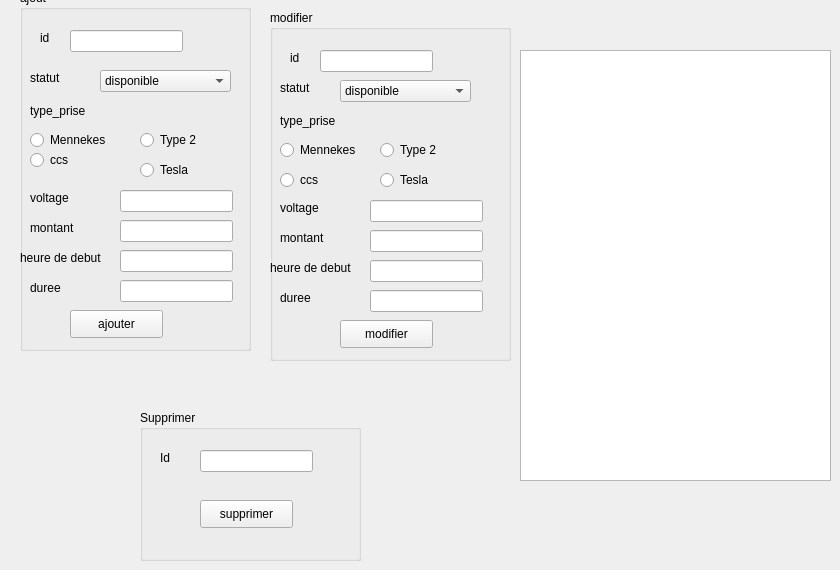
    <widget class="QWidget" name="tab">
     <attribute name="title">
      <string>ajouter une borne</string>
     </attribute>
     <widget class="QGroupBox" name="groupBox">
      <property name="geometry">
       <rect>
        <x>20</x>
        <y>-10</y>
        <width>231</width>
        <height>361</height>
       </rect>
      </property>
      <property name="title">
       <string>ajout</string>
      </property>
      <widget class="QLabel" name="label">
       <property name="geometry">
        <rect>
         <x>20</x>
         <y>40</y>
         <width>56</width>
         <height>16</height>
        </rect>
       </property>
       <property name="text">
        <string>id</string>
       </property>
      </widget>
      <widget class="QLabel" name="label_2">
       <property name="geometry">
        <rect>
         <x>10</x>
         <y>80</y>
         <width>56</width>
         <height>16</height>
        </rect>
       </property>
       <property name="text">
        <string>statut</string>
       </property>
      </widget>
      <widget class="QLabel" name="label_3">
       <property name="geometry">
        <rect>
         <x>10</x>
         <y>110</y>
         <width>61</width>
         <height>21</height>
        </rect>
       </property>
       <property name="text">
        <string>type_prise</string>
       </property>
      </widget>
      <widget class="QLineEdit" name="le_id">
       <property name="geometry">
        <rect>
         <x>50</x>
         <y>40</y>
         <width>113</width>
         <height>22</height>
        </rect>
       </property>
      </widget>
      <widget class="QPushButton" name="pb_ajouter">
       <property name="geometry">
        <rect>
         <x>50</x>
         <y>320</y>
         <width>93</width>
         <height>28</height>
        </rect>
       </property>
       <property name="text">
        <string>ajouter</string>
       </property>
      </widget>
      <widget class="QLabel" name="label_8">
       <property name="geometry">
        <rect>
         <x>10</x>
         <y>200</y>
         <width>56</width>
         <height>16</height>
        </rect>
       </property>
       <property name="text">
        <string>voltage</string>
       </property>
      </widget>
      <widget class="QLabel" name="label_9">
       <property name="geometry">
        <rect>
         <x>10</x>
         <y>230</y>
         <width>56</width>
         <height>16</height>
        </rect>
       </property>
       <property name="text">
        <string>montant</string>
       </property>
      </widget>
      <widget class="QLineEdit" name="le_voltage">
       <property name="geometry">
        <rect>
         <x>100</x>
         <y>200</y>
         <width>113</width>
         <height>22</height>
        </rect>
       </property>
      </widget>
      <widget class="QLineEdit" name="le_montant">
       <property name="geometry">
        <rect>
         <x>100</x>
         <y>230</y>
         <width>113</width>
         <height>22</height>
        </rect>
       </property>
      </widget>
      <widget class="QLabel" name="label_10">
       <property name="geometry">
        <rect>
         <x>0</x>
         <y>260</y>
         <width>101</width>
         <height>16</height>
        </rect>
       </property>
       <property name="text">
        <string>heure de debut</string>
       </property>
      </widget>
      <widget class="QLabel" name="label_11">
       <property name="geometry">
        <rect>
         <x>10</x>
         <y>290</y>
         <width>56</width>
         <height>16</height>
        </rect>
       </property>
       <property name="text">
        <string>duree</string>
       </property>
      </widget>
      <widget class="QLineEdit" name="le_heure_debut">
       <property name="geometry">
        <rect>
         <x>100</x>
         <y>260</y>
         <width>113</width>
         <height>22</height>
        </rect>
       </property>
      </widget>
      <widget class="QLineEdit" name="le_duree">
       <property name="geometry">
        <rect>
         <x>100</x>
         <y>290</y>
         <width>113</width>
         <height>22</height>
        </rect>
       </property>
      </widget>
      <widget class="QRadioButton" name="mennekes">
       <property name="geometry">
        <rect>
         <x>10</x>
         <y>140</y>
         <width>97</width>
         <height>20</height>
        </rect>
       </property>
       <property name="text">
        <string>Mennekes </string>
       </property>
      </widget>
      <widget class="QRadioButton" name="type2">
       <property name="geometry">
        <rect>
         <x>120</x>
         <y>140</y>
         <width>97</width>
         <height>20</height>
        </rect>
       </property>
       <property name="text">
        <string>Type 2</string>
       </property>
      </widget>
      <widget class="QRadioButton" name="ccs">
       <property name="geometry">
        <rect>
         <x>10</x>
         <y>160</y>
         <width>97</width>
         <height>20</height>
        </rect>
       </property>
       <property name="text">
        <string>ccs</string>
       </property>
      </widget>
      <widget class="QRadioButton" name="tesla">
       <property name="geometry">
        <rect>
         <x>120</x>
         <y>170</y>
         <width>97</width>
         <height>20</height>
        </rect>
       </property>
       <property name="text">
        <string>Tesla</string>
       </property>
      </widget>
      <widget class="QComboBox" name="le_statut">
       <property name="geometry">
        <rect>
         <x>80</x>
         <y>80</y>
         <width>131</width>
         <height>22</height>
        </rect>
       </property>
       <item>
        <property name="text">
         <string>disponible</string>
        </property>
       </item>
       <item>
        <property name="text">
         <string>occupee</string>
        </property>
       </item>
       <item>
        <property name="text">
         <string>maintenance</string>
        </property>
       </item>
       <item>
        <property name="text">
         <string>panne</string>
        </property>
       </item>
      </widget>
     </widget>
     <widget class="QGroupBox" name="groupBox_3">
      <property name="geometry">
       <rect>
        <x>270</x>
        <y>10</y>
        <width>241</width>
        <height>351</height>
       </rect>
      </property>
      <property name="title">
       <string>modifier</string>
      </property>
      <widget class="QLabel" name="label_26">
       <property name="geometry">
        <rect>
         <x>20</x>
         <y>40</y>
         <width>56</width>
         <height>16</height>
        </rect>
       </property>
       <property name="text">
        <string>id</string>
       </property>
      </widget>
      <widget class="QLabel" name="label_27">
       <property name="geometry">
        <rect>
         <x>10</x>
         <y>70</y>
         <width>56</width>
         <height>16</height>
        </rect>
       </property>
       <property name="text">
        <string>statut</string>
       </property>
      </widget>
      <widget class="QLabel" name="label_28">
       <property name="geometry">
        <rect>
         <x>10</x>
         <y>100</y>
         <width>61</width>
         <height>21</height>
        </rect>
       </property>
       <property name="text">
        <string>type_prise</string>
       </property>
      </widget>
      <widget class="QLineEdit" name="le_id_modif_2">
       <property name="geometry">
        <rect>
         <x>50</x>
         <y>40</y>
         <width>113</width>
         <height>22</height>
        </rect>
       </property>
      </widget>
      <widget class="QPushButton" name="pb_modifier_2">
       <property name="geometry">
        <rect>
         <x>70</x>
         <y>310</y>
         <width>93</width>
         <height>28</height>
        </rect>
       </property>
       <property name="text">
        <string>modifier</string>
       </property>
      </widget>
      <widget class="QLabel" name="label_29">
       <property name="geometry">
        <rect>
         <x>10</x>
         <y>190</y>
         <width>56</width>
         <height>16</height>
        </rect>
       </property>
       <property name="text">
        <string>voltage</string>
       </property>
      </widget>
      <widget class="QLabel" name="label_30">
       <property name="geometry">
        <rect>
         <x>10</x>
         <y>220</y>
         <width>56</width>
         <height>16</height>
        </rect>
       </property>
       <property name="text">
        <string>montant</string>
       </property>
      </widget>
      <widget class="QLabel" name="label_31">
       <property name="geometry">
        <rect>
         <x>0</x>
         <y>250</y>
         <width>91</width>
         <height>16</height>
        </rect>
       </property>
       <property name="text">
        <string>heure de debut</string>
       </property>
      </widget>
      <widget class="QLabel" name="label_32">
       <property name="geometry">
        <rect>
         <x>10</x>
         <y>280</y>
         <width>56</width>
         <height>16</height>
        </rect>
       </property>
       <property name="text">
        <string>duree</string>
       </property>
      </widget>
      <widget class="QRadioButton" name="type2_modif">
       <property name="geometry">
        <rect>
         <x>110</x>
         <y>130</y>
         <width>97</width>
         <height>20</height>
        </rect>
       </property>
       <property name="text">
        <string>Type 2</string>
       </property>
      </widget>
      <widget class="QRadioButton" name="tesla_modif">
       <property name="geometry">
        <rect>
         <x>110</x>
         <y>160</y>
         <width>97</width>
         <height>20</height>
        </rect>
       </property>
       <property name="text">
        <string>Tesla</string>
       </property>
      </widget>
      <widget class="QRadioButton" name="mennekes_modif">
       <property name="geometry">
        <rect>
         <x>10</x>
         <y>130</y>
         <width>97</width>
         <height>20</height>
        </rect>
       </property>
       <property name="text">
        <string>Mennekes </string>
       </property>
      </widget>
      <widget class="QRadioButton" name="ccs_modi">
       <property name="geometry">
        <rect>
         <x>10</x>
         <y>160</y>
         <width>97</width>
         <height>20</height>
        </rect>
       </property>
       <property name="text">
        <string>ccs</string>
       </property>
      </widget>
      <widget class="QLineEdit" name="le_montant_modif">
       <property name="geometry">
        <rect>
         <x>100</x>
         <y>220</y>
         <width>113</width>
         <height>22</height>
        </rect>
       </property>
      </widget>
      <widget class="QLineEdit" name="le_heure_debut_modif">
       <property name="geometry">
        <rect>
         <x>100</x>
         <y>250</y>
         <width>113</width>
         <height>22</height>
        </rect>
       </property>
      </widget>
      <widget class="QLineEdit" name="le_duree_modif">
       <property name="geometry">
        <rect>
         <x>100</x>
         <y>280</y>
         <width>113</width>
         <height>22</height>
        </rect>
       </property>
      </widget>
      <widget class="QLineEdit" name="le_voltage_modif">
       <property name="geometry">
        <rect>
         <x>100</x>
         <y>190</y>
         <width>113</width>
         <height>22</height>
        </rect>
       </property>
      </widget>
      <widget class="QComboBox" name="le_statut_modif">
       <property name="geometry">
        <rect>
         <x>70</x>
         <y>70</y>
         <width>131</width>
         <height>22</height>
        </rect>
       </property>
       <item>
        <property name="text">
         <string>disponible</string>
        </property>
       </item>
       <item>
        <property name="text">
         <string>occupee</string>
        </property>
       </item>
       <item>
        <property name="text">
         <string>maintenance</string>
        </property>
       </item>
       <item>
        <property name="text">
         <string>panne</string>
        </property>
       </item>
      </widget>
     </widget>
     <widget class="QTableView" name="tab_borne">
      <property name="geometry">
       <rect>
        <x>520</x>
        <y>50</y>
        <width>311</width>
        <height>431</height>
       </rect>
      </property>
     </widget>
     <widget class="QGroupBox" name="groupBox_7">
      <property name="geometry">
       <rect>
        <x>140</x>
        <y>410</y>
        <width>221</width>
        <height>151</height>
       </rect>
      </property>
      <property name="title">
       <string>Supprimer</string>
      </property>
      <widget class="QLabel" name="label_25">
       <property name="geometry">
        <rect>
         <x>20</x>
         <y>40</y>
         <width>51</width>
         <height>16</height>
        </rect>
       </property>
       <property name="text">
        <string>Id</string>
       </property>
      </widget>
      <widget class="QLineEdit" name="le_idSUP">
       <property name="geometry">
        <rect>
         <x>60</x>
         <y>40</y>
         <width>113</width>
         <height>22</height>
        </rect>
       </property>
      </widget>
      <widget class="QPushButton" name="pb_supprimer">
       <property name="geometry">
        <rect>
         <x>60</x>
         <y>90</y>
         <width>93</width>
         <height>28</height>
        </rect>
       </property>
       <property name="text">
        <string>supprimer</string>
       </property>
      </widget>
     </widget>
    </widget>
